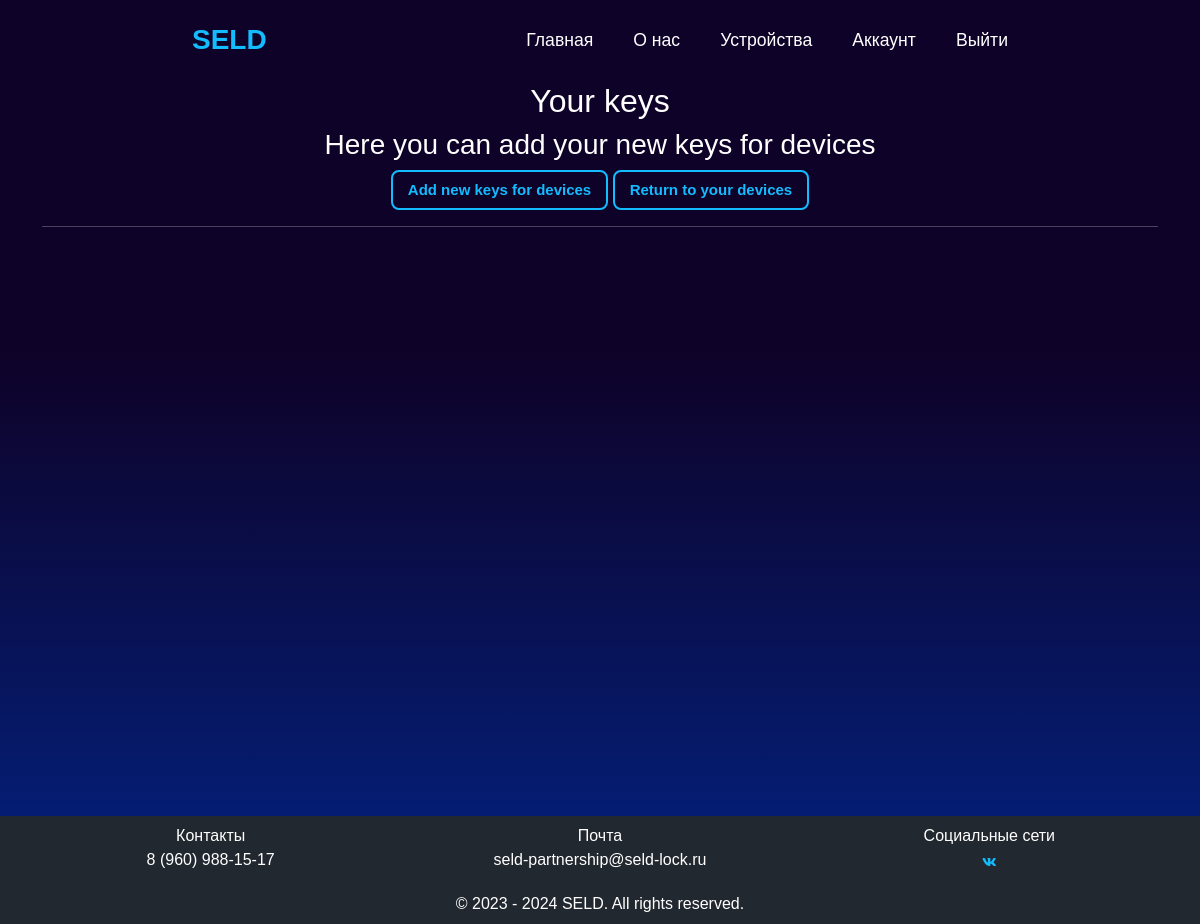
/your_device/134/keys/ (signed in), run on an earlier commit of the app's database.
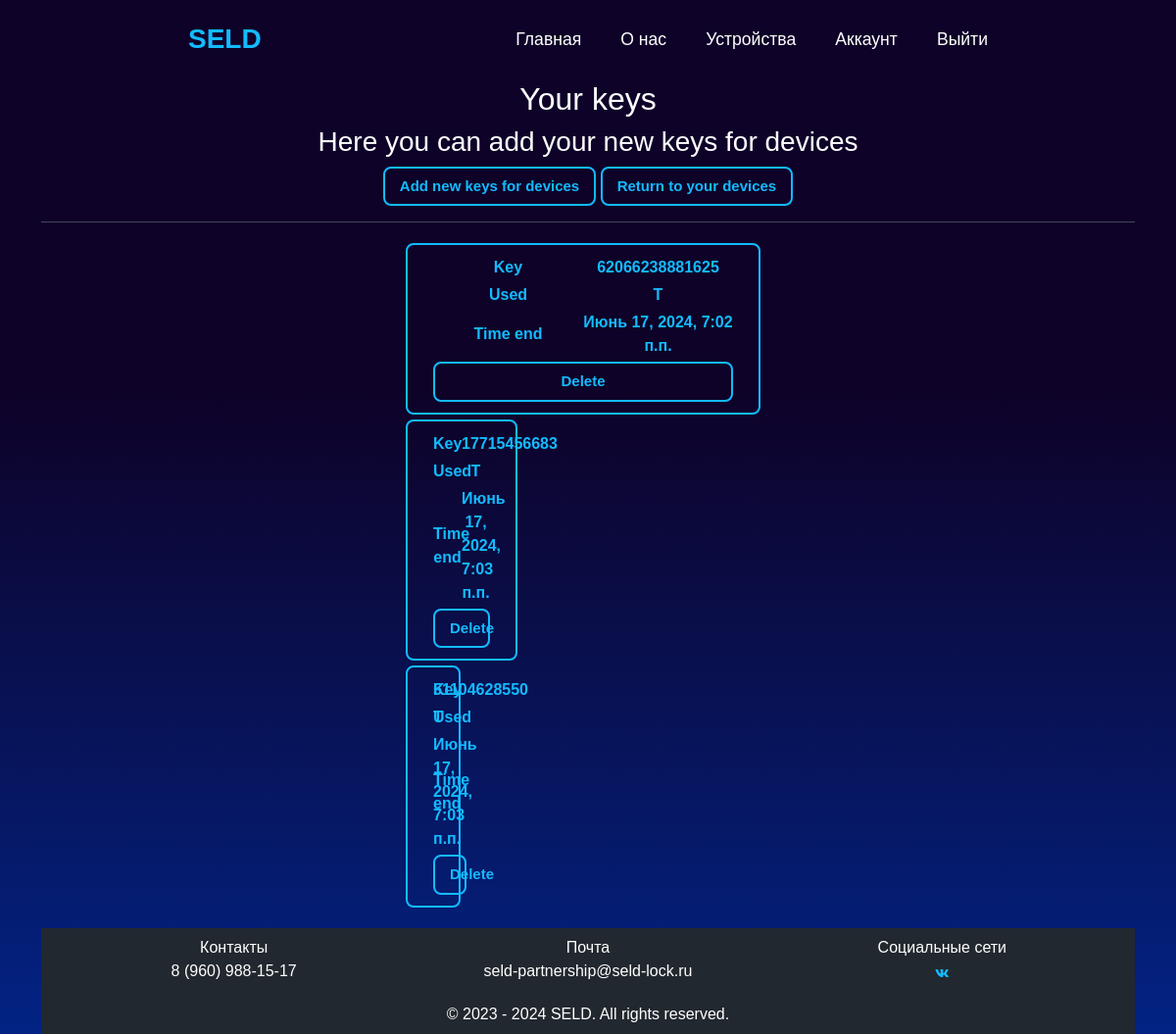
And on a later commit of the database.
### app/models.py (models this page shows)
class Keys(models.Model):
    USED_CHOICES = [
        ('C', 'Constant'),
        ('T', 'Temporary'),
        ('O', 'One use')
    ]
    SELECT_CHOICES = [
        ('-', '0'),
        ('+1h', '1 hour'),
        ('+1d', '1 day'),
        ('+1w', '1 week'),
        ('+2w', '2 week'),
    ]
    key = models.IntegerField()
    used = models.CharField(max_length=10, choices=USED_CHOICES, default='T')
    time_start = models.DateTimeField(null=True)
    time_end = models.DateTimeField(null=True)
    selection = models.CharField(max_length=100, choices=SELECT_CHOICES, default='-')
    device = models.ForeignKey(DeviceModel, on_delete=models.CASCADE, null=True)
    objects = models.Manager()

### app/views.py (the view, shortened to what this page needs)
# urls.py: path('your_device/<int:pk>/keys/', views.KeysListView.as_view(), name='keys'),
class KeysListView(LoginRequiredMixin, ListView, FormMixin):
    model = DeviceModel
    template_name = 'app/keys.html'
    context_object_name = 'data'
    paginate_by = 6
    form_class = AddKeysModel
    extra_context = {'title': 'Your keys'}
    def get_queryset(self):
        return Keys.objects.filter(device_id=self.kwargs['pk'])

### app/others.py (called while the page is built)
def new_code():
    number = random.randint(4, 16)
    rand_number = int(''.join(random.choices(NUMBERS, k=number)))
    return rand_number

### app/templates/app/keys.html (shortened to what this page needs)
{% extends "app/layout.html" %}
{% block safe %}
<div class="container" style="margin-top: 2rem;">
    <div class="text-center">
        <h2>{{ title }}</h2>
        <h3>Here you can add your new keys for devices</h3>
        <div class="d-grid gap-2 mx-auto col-9 col-sm-6 d-lg-block d-md-grid">
            <button type="button" class="h-btn" data-bs-toggle="modal" data-bs-target="#exampleModal">Add new keys for devices</button>
            <a href="{% url 'devices' %}" class="h-btn a-default">Return to your devices</a>
        </div>
    </div>
<hr />
    <div class="d-flex row row-cols-1 row-cols-md-1 row-cols-lg-3 justify-content-center">
        {% for block in data %}
        <div class="col-10 col-md-6 col-lg-5 col-xl-4">
        <div class="btn_device d-flex flex-column justify-content-center text-center" hx-target="this">
            <div class="row row-cols-2 mb-1" hx-swap="outerHTML">
                <label class="col-lg-6 control-label text-center">Key</label>
                <div class="col-lg-6 text-center">
                    {{ block.key }}
                </div>
            </div>
            <div class="row row-cols-2 mb-1">
                <label class="col-lg-6 control-label text-center">Used</label>
                <div class="col-lg-6 text-center">
                    {{ block.used }}
                </div>
            </div>
            <div class="row row-cols-2 mb-1 align-items-center">
                <label class="col-lg-6 control-label text-center">Time end</label>
                <div class="col-lg-6 text-center">
                    {{ block.time_end }}
                </div>
            </div>
            <div style="text-align: center;">
                <button type="button" class="a-btn h-btn a-default"
                hx-delete="{% url 'delete_key' block.device_id block.id %}">
                Delete</button>
            </div>
        </div>
        {% endfor %}
    </div>
    </div>
</div>
{% endblock %}

### app/templates/app/layout.html (shortened to what this page needs)
<!DOCTYPE html>
<html lang="ru">
<head>
    {% load static %}
    <link href="https://cdn.jsdelivr.net/npm/bootstrap@5.3.0/dist/css/bootstrap.min.css" rel="stylesheet">
    <link rel="stylesheet" type="text/css" href="{% static 'app/content/Design.css' %}" />
    <link rel="stylesheet" type="text/css" href="{% static 'app/content/response.css' %}" />
    <link rel="stylesheet" type="text/css" href="{% static 'app/content/site.css' %}" />
    <link rel="stylesheet" type="text/css" href="{% static 'app/content/style.css' %}" />
    <link rel="stylesheet" type="text/css" href="{% static 'app/content/other.css' %}" />
    <link href='https://unpkg.com/boxicons@2.1.4/css/boxicons.min.css' rel='stylesheet'>
</head>
<body>
    <div class="wrapper">
        {% include 'app/navbar.html' %}
        <div class="main">
            {% block safe %}
            {% endblock %}
        </div>
        <footer class="footer">
            <div class="grid_columns">
                <div class="column">
                    <p>Контакты</p>
                    <p>8 (960) 988-15-17</p>
                </div>
                <div class="column">
                    <p>Почта</p>
                    <p>seld-partnership@seld-lock.ru</p>
                </div>
                <div class="column">
                    <p>Социальные сети</p>
                    <div class="socials">
                        <a href="https://vk.com/seldlocker" target="_blank"><i class='bx bxl-vk'></i></a>
                    </div>
                </div>
            </div>
            <div class="copy_footer">
                <div class="copyright">
                    <p>&copy; 2023 - 2024 SELD. All rights reserved.</p>
                </div>
            </div>
        </footer>
    </div>
</body>
</html>

### app/templates/app/navbar.html (shortened to what this page needs)
<nav>
    <a class="logo" href="{% url 'seld' %}"><span>SELD</span></a>
    <ul class="navlist">
        <li>
            <a href="{% url 'home' %}">Главная</a>
        </li>
        <li>
            <a href="{% url 'about' %}">О нас</a>
        </li>
        {% if user.is_authenticated %}
        <li>
            <a  href="{% url 'devices' %}">Устройства</a>
        </li>
        <li>
            <a href="{% url 'profile' %}">Аккаунт</a>
        </li>
        <li>
            <a href="{% url 'log_out' %}">Выйти</a>
        </li>
        {% endif %}
    </ul>
</nav>

### app/static/app/content/Design.css (style rules this page uses)
* { padding: 0; margin: 0; box-sizing: border-box; text-decoration: none; list-style: none; font-family: 'Ubuntu', sans-serif; }
:root { --text-color: #ffffff; --main-color: #13bbff; --bg-color: #1b1f24; --bg-color-image: linear-gradient(#0e0228 38%, #022384); --bl-colors-blue-dark-bg: #140648; --second-bg-color: #22282f; --navside: #191d21; --big-font: 4.5rem; --h4-font: 1.6rem; --p-font: 1.1rem; }
html { height: 100%; }
body { color: var(--text-color); background: var(--bg-color-image); background-attachment: fixed; height: 100%; }
nav { position: fixed; width: 100%; z-index: 1000; top: 0; right: 0; display: flex; align-items: center; justify-content: space-between; padding: 40px 16%; height: 50px; transition: all .50s ease; }
.logo { font-size: 28px; color: var(--text-color); font-weight: 600; text-decoration: none; }
span { color: var(--main-color); text-decoration: none; }
.navlist { display: flex; margin-bottom: 0; gap: 2.5rem; align-items: center; }
.navlist a { font-size: var(--p-font); font-weight: 500; color: var(--text-color); transition: all .50s ease; text-decoration: none; }
.h-btn { display: inline-block; padding: 7px 15px; background: transparent; color: var(--main-color); border: 2px solid var(--main-color); border-radius: 8px; font-weight: 600; font-size: 15px; transition: all .50s ease; }
.wrapper { display: flex; flex-direction: column; min-height: 100%; }
.main { flex-grow: 1; }
.footer { margin-top: 1rem; padding: 0.5rem 2rem; background: var(--second-bg-color); }
.footer p { margin-bottom: 0; }
.grid_columns { display: grid; grid-template-columns: repeat(3, 1fr); gap: 2rem; }
.grid_columns p { margin-bottom: 0; }
.column p { display: flex; justify-content: center; }
.socials { display: flex; align-items: center; justify-content: center; }
.grid_columns .column .socials a { color: var(--main-color); border-radius: 3px solid var(--main-color); padding: 2px 5px 0 5px; border-radius: 100%; margin-top: 2px; transition: all .50s ease; }
.copy_footer { display: flex; justify-content: center; }
.copyright { text-align: center; padding-top: 1rem; background: var(--second-bg-color); }
.btn_device { padding: 11px 26px; background: transparent; color: var(--main-color); border: 2px solid var(--main-color); border-radius: 8px; transition: all .50s ease; font-weight: 550; margin: 5px 0px 5px 0px; cursor: pointer; }
.btn_device .a-default { color: var(--main-color); text-decoration: none; }
.a-default { color: var(--main-color); text-decoration: none; }
.a-btn { width: 100%; padding: 7px 15px; background: transparent; color: var(--main-color); border: 2px solid var(--main-color); border-radius: 8px; font-weight: 600; font-size: 15px; transition: all .50s ease; }

### app/static/app/content/response.css (style rules this page uses)
.row { --bs-gutter-x: 0; margin: 0; }
@media (min-width: 992px) { .btn_device { margin: 5px 10px 5px 0; } }

### app/static/app/content/site.css (style rules this page uses)
body { padding-top: 50px; }

What changed in the data, as far as the page shows it:
added Keys: key "62066238881625", used "T", time_end "Июнь 17, 2024, 7:02 п.п."
added Keys: key "17715456683", used "T", time_end "Июнь 17, 2024, 7:03 п.п."
added Keys: key "51104628550", used "T", time_end "Июнь 17, 2024, 7:03 п.п."
